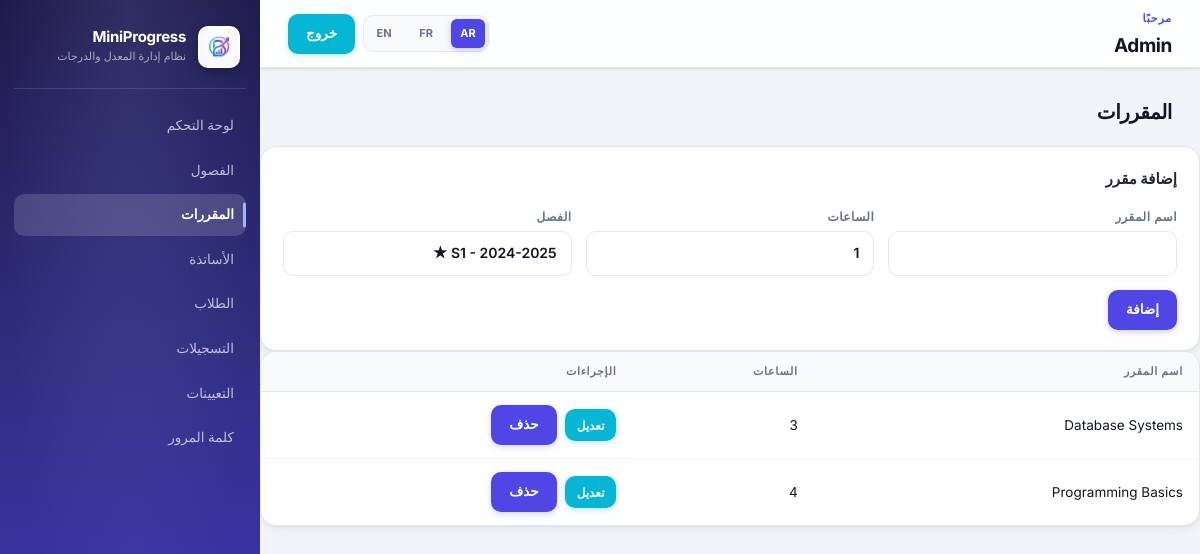
/project/index.php?page=admin.courses&lang=ar (signed in), run on the app's committed database.
### tables this page shows
CREATE TABLE `courses` (
  `id` int(11) NOT NULL AUTO_INCREMENT,
  `name` varchar(150) NOT NULL,
  `credits` int(11) NOT NULL DEFAULT 1,
  `semester_id` int(11) NOT NULL,
  `created_at` timestamp NOT NULL DEFAULT current_timestamp(),
  PRIMARY KEY (`id`),
  KEY `semester_id` (`semester_id`)
);

### controllers/AdminController.php (called while the page is built, shortened)
<?php
class AdminController {
    private $db;
    public function __construct($db) {
        $this->db = $db;
    }
    public function courses() {
        require_once __DIR__ . '/../models/Course.php';
        require_once __DIR__ . '/../models/Semester.php';
        $courseModel   = new Course($this->db);
        $semesterModel = new Semester($this->db);
        $activeSem     = $semesterModel->getActive();
        $filterSemId   = (int)($_GET['semester_id'] ?? ($activeSem['id'] ?? 0));
        $edit          = !empty($_GET['id']) ? $courseModel->find($_GET['id']) : null;
        $courses       = $filterSemId ? $courseModel->getBySemester($filterSemId) : $courseModel->getAll();
        $semesters     = $semesterModel->getAll();
        require_once __DIR__ . '/../views/admin/courses.php';
    }
}

### project/index.php (called while the page is built, shortened)
<?php
require_once __DIR__ . '/../controllers/AdminController.php';
require_once __DIR__ . '/../controllers/StudentController.php';
$db = getDatabaseConnection();
switch (true) {
    case (str_starts_with($page, 'admin.')):
        $controller = new AdminController($db);
        break;
}
$parts  = explode('.', $page);
$action = $parts[1] ?? $page;
$controller->$action();

### project/i18n.php (called while the page is built, shortened)
<?php
function currentLang() {
    return $_SESSION['lang'] ?? 'ar';
}
function pageUrl($page, $params = []) {
    return 'index.php?' . http_build_query(array_merge(['page' => $page, 'lang' => currentLang()], $params));
}
function t($key) {
    $lang = currentLang();
    return $texts[$lang][$key] ?? $texts['en'][$key] ?? $key;
}

### models/Semester.php (called while the page is built, shortened)
<?php
class Semester {
    private $db;
    public function __construct($db) { $this->db = $db; }
    public function getActive() {
        return $this->db->query("SELECT * FROM semesters WHERE is_active=1 LIMIT 1")->fetch(PDO::FETCH_ASSOC);
    }
    public function getAll() {
        return $this->db->query("SELECT * FROM semesters ORDER BY year DESC, label ASC")->fetchAll(PDO::FETCH_ASSOC);
    }
}

### models/Course.php (called while the page is built, shortened)
<?php
class Course {
    private $db;
    public function __construct($db) { $this->db = $db; }
    public function getBySemester($semesterId) {
        $stmt = $this->db->prepare("SELECT * FROM courses WHERE semester_id=? ORDER BY name ASC");
        $stmt->execute([$semesterId]);
        return $stmt->fetchAll(PDO::FETCH_ASSOC);
    }
}

### views/admin/courses.php (the view, shortened to what this page needs)
<?php include __DIR__ . '/layout/header.php'; ?>
<?php include __DIR__ . '/layout/sidebar.php'; ?>
<h2 class="page-title"><?= t('courses') ?></h2>
<section class="panel">
    <h3><?= $edit ? (currentLang()==='ar'?'تعديل المقرر':'Edit Course') : (currentLang()==='ar'?'إضافة مقرر':'Add Course') ?></h3>
    <form method="POST" action="<?= pageUrl('admin.saveCourse') ?>" class="form-grid">
        <label><?= t('course_name') ?><input type="text" name="name" value="<?= htmlspecialchars($edit['name'] ?? '') ?>" required></label>
        <label><?= t('credits') ?><input type="number" name="credits" value="<?= (int)($edit['credits'] ?? 1) ?>" min="1" required></label>
        <label><?= currentLang()==='ar'?'الفصل':'Semester' ?>
            <select name="semester_id" required>
                <?php foreach ($semesters as $s): ?>
                <option value="<?= $s['id'] ?>"
                    <?= (($edit['semester_id'] ?? $filterSemId) == $s['id']) ? 'selected' : '' ?>>
                    <?= htmlspecialchars($s['label']) ?> - <?= htmlspecialchars($s['year']) ?>
                </option>
                <?php endforeach; ?>
            </select>
        </label>
        <div>
            <button class="btn btn-primary"><?= $edit ? t('save') : (currentLang()==='ar'?'إضافة':'Add') ?></button>
        </div>
    </form>
</section>
<div class="table-wrap">
    <table>
        <thead><tr>
            <th><?= t('course_name') ?></th>
            <th><?= t('credits') ?></th>
            <th><?= t('actions') ?></th>
        </tr></thead>
        <tbody>
        <?php foreach ($courses as $c): ?>
        <tr>
            <td><?= htmlspecialchars($c['name']) ?></td>
            <td><?= (int)$c['credits'] ?></td>
            <td class="actions">
                <a href="<?= pageUrl('admin.courses', ['id' => $c['id'], 'semester_id' => $filterSemId]) ?>" class="btn btn-secondary btn-sm"><?= currentLang()==='ar'?'تعديل':'Edit' ?></a>
                <form method="POST" action="<?= pageUrl('admin.deleteCourse') ?>" style="display:inline;"
                      onsubmit="return confirm('<?= currentLang()==='ar'?'حذف؟':'Delete?' ?>')">
                    <button class="btn btn-danger btn-sm"><?= t('delete') ?></button>
                </form>
            </td>
        </tr>
        <?php endforeach; ?>
        </tbody>
    </table>
</div>
<?php include __DIR__ . '/layout/footer.php'; ?>

### public/css/style.css (style rules this page uses)
:root { --primary: #4f46e5; --primary-dark: #3730a3; --primary-light: #6366f1; --primary-soft: #eef2ff; --primary-glow: rgba(79, 70, 229, .15); --accent: #06b6d4; --accent-dark: #0891b2; --accent-soft: #ecfeff; --success: #10b981; --success-soft: #d1fae5; --success-dark: #065f46; --warning: #f59e0b; --warning-soft: #fef3c7; --warning-dark: #92400e; --danger: #ef4444; --danger-soft: #fee2e2; --danger-dark: #991b1b; --ink: #0f172a; --ink-2: #1e293b; --muted: #64748b; --muted-light: #94a3b8; --line: #e2e8f0; --line-2: #f1f5f9; --surface: #ffffff; --surface-2: #f8fafc; --page: #f1f5f9; --radius-sm: 6px; --radius: 10px; --radius-lg: 16px; --radius-xl: 24px; --shadow-sm: 0 1px 3px rgba(0,0,0,.08), 0 1px 2px rgba(0,0,0,.06); --shadow: 0 4px 16px rgba(0,0,0,.08), 0 2px 6px rgba(0,0,0,.05); --shadow-lg: 0 12px 40px rgba(79,70,229,.12), 0 4px 16px rgba(0,0,0,.06); --shadow-card: 0 1px 3px rgba(0,0,0,.06), 0 4px 12px rgba(0,0,0,.04); --sidebar-w: 260px; --topbar-h: 68px; }
*, *::before, *::after { box-sizing: border-box; }
html { scroll-behavior: smooth; }
body { margin: 0; min-height: 100vh; color: var(--ink); background: var(--page); font-family: 'Inter', 'Segoe UI', system-ui, sans-serif; font-size: 14px; line-height: 1.6; -webkit-font-smoothing: antialiased; }
a { color: inherit; text-decoration: none; }
.top-actions, .lang-switch, .actions { display: flex; align-items: center; gap: 8px; flex-wrap: wrap; }
.page-title { font-size: 20px; font-weight: 700; letter-spacing: -.4px; color: var(--ink); margin: 28px 28px 18px; }
.panel, .card, form.panel { background: var(--surface); border: 1px solid var(--line); border-radius: var(--radius-lg); padding: 20px 22px; box-shadow: var(--shadow-card); }
.panel h3 { font-size: 15px; font-weight: 700; color: var(--ink-2); margin: 0 0 16px; }
.form-grid { display: grid; grid-template-columns: repeat(3, minmax(160px, 1fr)); gap: 14px; align-items: end; }
label { display: grid; gap: 5px; color: var(--muted); font-size: 12px; font-weight: 600; text-transform: uppercase; letter-spacing: .5px; }
input, select, textarea { width: 100%; min-height: 42px; padding: 10px 14px; border: 1.5px solid var(--line); border-radius: var(--radius); background: var(--surface); color: var(--ink); font: inherit; font-size: 14px; transition: border-color .15s, box-shadow .15s; -webkit-appearance: none; }
input::placeholder { color: var(--muted-light); }
.btn, button.btn { display: inline-flex; align-items: center; justify-content: center; gap: 6px; min-height: 40px; padding: 9px 18px; border: 0; border-radius: var(--radius); background: var(--primary); color: #fff; font: inherit; font-size: 13.5px; font-weight: 600; cursor: pointer; transition: all .18s ease; white-space: nowrap; box-shadow: 0 2px 6px rgba(79,70,229,.25); }
.btn-primary { background: var(--primary); box-shadow: 0 2px 6px rgba(79,70,229,.25); }
.btn-secondary { background: var(--accent); box-shadow: 0 2px 6px rgba(6,182,212,.25); }
.btn-danger { background: var(--danger); box-shadow: 0 2px 6px rgba(239,68,68,.25); }
.btn-sm { min-height: 32px; padding: 5px 12px; font-size: 12px; }
.table-wrap { overflow-x: auto; border-radius: var(--radius-lg); border: 1px solid var(--line); background: var(--surface); box-shadow: var(--shadow-card); }
table { width: 100%; border-collapse: collapse; }
th { padding: 11px 16px; background: var(--surface-2); color: var(--muted); font-size: 11px; font-weight: 700; text-transform: uppercase; letter-spacing: .7px; text-align: start; border-bottom: 1px solid var(--line); }
td { padding: 13px 16px; border-bottom: 1px solid var(--line-2); text-align: start; vertical-align: middle; font-size: 13.5px; }
tr:last-child td { border-bottom: 0; }
tbody tr { transition: background .12s; }

### data on the page
courses: name "Database Systems", credits "3"
courses: name "Programming Basics", credits "4"

### other printed values
t('app_name') "MiniProgress"
t('app_subtitle') "نظام إدارة المعدل والدرجات"
t($label) "لوحة التحكم"
t($label) "الفصول"
t($label) "المقررات"
t($label) "الأساتذة"
t($label) "الطلاب"
t($label) "التسجيلات"
t($label) "التعيينات"
t('welcome') "مرحبًا"
$_SESSION['user']['name'] "Admin"
t('logout') "خروج"
t('courses') "المقررات"
t('course_name') "اسم المقرر"
t('credits') "الساعات"
